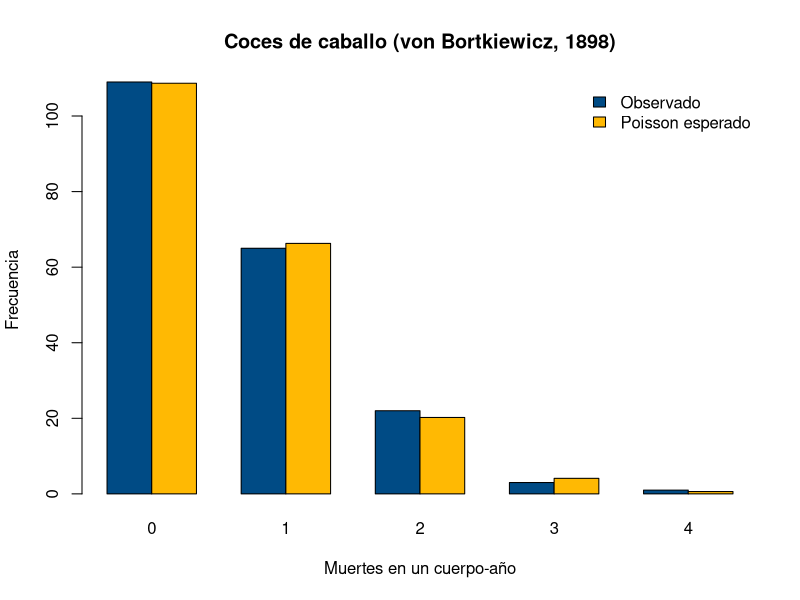

This figure's R source:
## ---- chunk 1
set.seed(2026)
lambda <- 12

llamadas <- rpois(10000, lambda = lambda)
head(llamadas, 20)

mean(llamadas)     # ¿a qué se parece?
var(llamadas)      # ¿y esto?
## ---- chunk 2
# ¿Qué tan probable es recibir exactamente el promedio?
dpois(12, lambda = 12)
## ---- chunk 3
# 12 llamadas por hora...
dpois(3, lambda = 12)          # P(3 llamadas en 1 hora)

# ...son 6 por media hora
ppois(3, lambda = 6)           # P(3 o menos en 30 minutos)

# ...y 24 en dos horas
1 - ppois(30, lambda = 24)     # P(más de 30 en 2 horas)
## ---- chunk 4
# Datos publicados por von Bortkiewicz (1898)
muertes     <- 0:4
observados  <- c(109, 65, 22, 3, 1)

total_obs      <- sum(observados)              # 200 cuerpo-años
total_muertes  <- sum(muertes * observados)    # muertes en total
lambda_est     <- total_muertes / total_obs    # tasa estimada

c(observaciones = total_obs, muertes = total_muertes, lambda = lambda_est)
## ---- chunk 5
# ¿Qué predice la Poisson con ese lambda?
esperados <- total_obs * dpois(muertes, lambda = lambda_est)

comparacion <- data.frame(
  Muertes    = muertes,
  Observado  = observados,
  Esperado   = round(esperados, 1)
)
comparacion
## ---- chunk 6
#| label: fig-bortkiewicz
#| fig-cap: "Muertes por coz de caballo: datos observados vs. modelo de Poisson"
barplot(rbind(observados, esperados), beside = TRUE,
        names.arg = muertes, col = c("#004B85", "#FFB903"),
        main = "Coces de caballo (von Bortkiewicz, 1898)",
        xlab = "Muertes en un cuerpo-año", ylab = "Frecuencia")
legend("topright", legend = c("Observado", "Poisson esperado"),
       fill = c("#004B85", "#FFB903"), bty = "n")
## ---- chunk 7
# La prueba de la firma: ¿media ≈ varianza en los datos reales?
datos_crudos <- rep(muertes, times = observados)
c(media = mean(datos_crudos), varianza = var(datos_crudos))
## ---- chunk 8
dpois(0, lambda = 4.5)      # P(ninguna llegada en una hora)
## ---- chunk 9
lambda_5m <- 0.8 * 5        # la tasa escala con la longitud
ppois(2, lambda = lambda_5m)  # P(a lo sumo 2 defectos en 5 metros)
## ---- chunk 10
lambda_cap <- 0.09 * 50
1 - ppois(2, lambda = lambda_cap)   # P(3 o más erratas en el capítulo)
## ---- chunk 11
n <- 10000; p <- 0.0002
lambda_eq <- n * p          # = 2

comparar <- data.frame(
  k        = 0:6,
  Binomial = round(dbinom(0:6, size = n, prob = p), 6),
  Poisson  = round(dpois(0:6, lambda = lambda_eq), 6)
)
comparar
